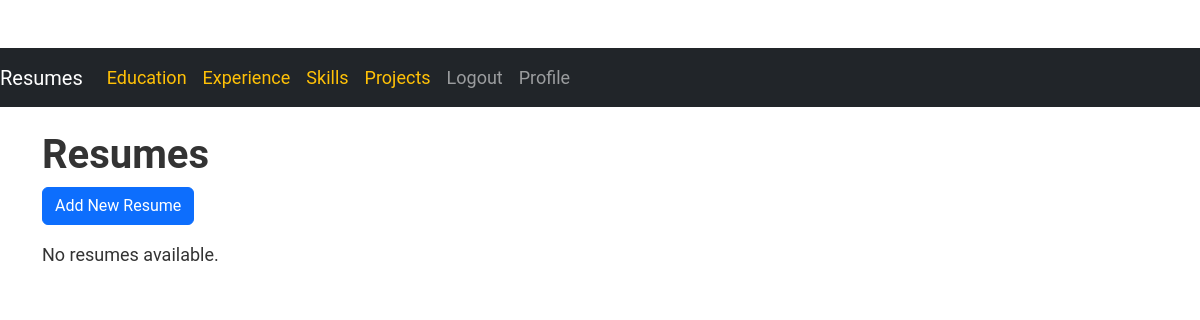
The app's page /portfolio/resumes/ (signed in), older data.
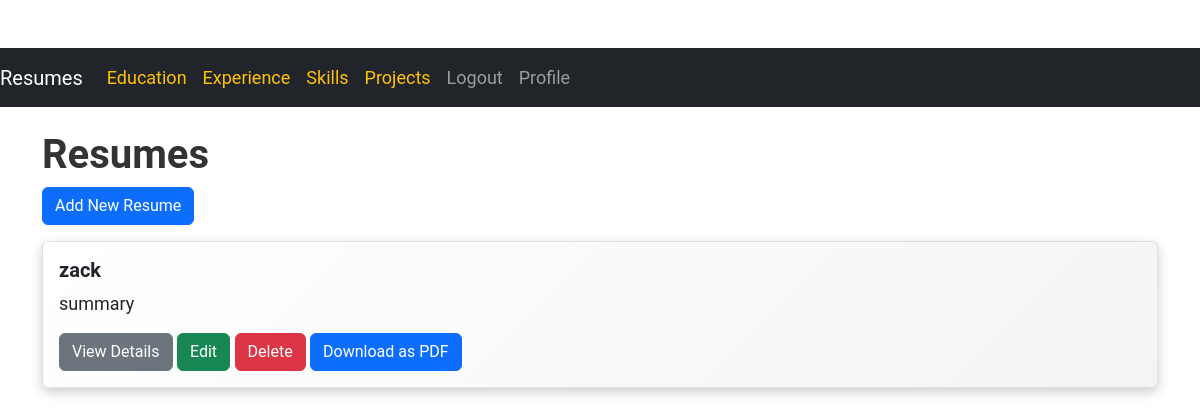
The same page, newer data.
### myapp/models.py (models this page shows, shortened)
class Resume(models.Model):
    name = models.CharField(max_length=200)
    email = models.EmailField()
    phone = models.CharField(max_length=20)
    summary = models.TextField()
    education = models.ManyToManyField(Education)
    experience = models.ManyToManyField(Experience)
    skills = models.ManyToManyField(Skill)  # Adding ManyToManyField for skills

### myapp/views.py (the view)
# urls.py: path('resumes/', resume_list, name='resume_list'),
@login_required
def resume_list(request):
    resumes = Resume.objects.all()
    return render(request, 'myapp/resume_list.html', {'resume_list': resumes})

### myapp/templates/myapp/resume_list.html (shortened to what this page needs)
{% extends 'myapp/base.html' %}
{% block body %}
<div class="container">
    <h1 class="mt-4">Resumes</h1>
    <a href="{% url 'myapp:resume_create' %}" class="btn btn-primary mb-3">Add New Resume</a>
    {% for resume in resume_list %}
    <div class="card mb-2">
        <div class="card-body">
            <h5 class="card-title">{{ resume.name }}</h5>
            <p class="card-text">{{ resume.summary }}</p>
            <a href="{% url 'myapp:resume_detail' resume.pk %}" class="btn btn-secondary">View Details</a>
            <a href="{% url 'myapp:resume_update' resume.pk %}" class="btn btn-success">Edit</a>
            <a href="{% url 'myapp:resume_delete' resume.pk %}" class="btn btn-danger">Delete</a>
            <a href="{% url 'myapp:download_resume' resume.pk %}" class="btn btn-primary">Download as PDF</a>
        </div>
    </div>
    {% empty %}
    <p>No resumes available.</p>
    {% endfor %}
</div>
{% endblock %}

Row changes from the older to the newer data that the page shows:
added Resume: name "zack", summary "summary"
Text that changed along with them:
text no longer shown: "No resumes available."
